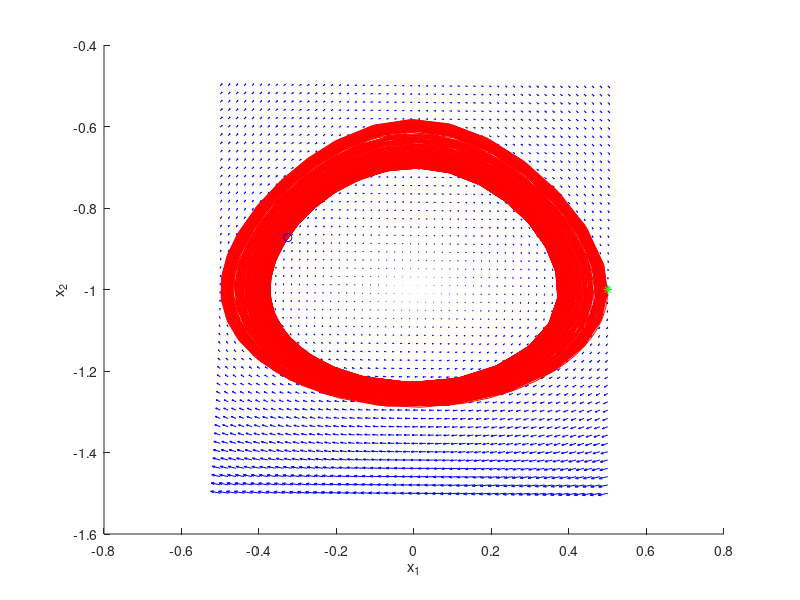

Here is the MATLAB script that generated this plot:
function Paul1a
clc
clear all
% close all

%% Fixed points

% saddles
% x1_fp=0;x2_fp=0;
% x1_fp=1;x2_fp=-1;
% x1_fp=1;x2_fp=1;
% x1_fp=-1;x2_fp=-1;
% x1_fp=-1;x2_fp=1;

% centers
x1_fp=0;x2_fp=-1; 
% x1_fp=0;x2_fp=1;
% x1_fp=-1;x2_fp=0;
% x1_fp=1;x2_fp=0;


%% Eigenvalues
A=[0 -1+3*x2_fp^2;
   -1+3*x1_fp^2 0];
lambda = eig(A)

%% Specify range around the fixed point
x1min=x1_fp-0.5;
x1max=x1_fp+0.5;
x2min=x2_fp-0.5;
x2max=x2_fp+0.5;

figure(1)
hold on

%% Plot velocity field
[X1,X2] = meshgrid(linspace(x1min,x1max,50),linspace(x2min,x2max,50));
quiver(X1,X2,DX1(X2),DX2(X1),'b')

%% Plot trajectory
x1_start = x1_fp + 0.5; % x1_fp+rand()*2e-1;
x2_start = x2_fp + 0; %x2_fp+rand()*2e-1;

[T,Y] = ode45(@(t,y) d_system(t,y),[0 1000],[x1_start x2_start]);
plot(Y(:,1),Y(:,2),'r');
plot(x1_start, x2_start, '*g')
plot(Y(end,1),Y(end,2),'ob')
xlabel('x_{1}'); ylabel('x_{2}')
end

function val=DX1(X2)
    val=-X2+X2.^3;
end

function val=DX2(X1)
    val=-X1+X1.^3;
end

function dy=d_system(t,y)
    dy=zeros(2,1);
            
    dy(1)=DX1(y(2));
    dy(2)=DX2(y(1));
end